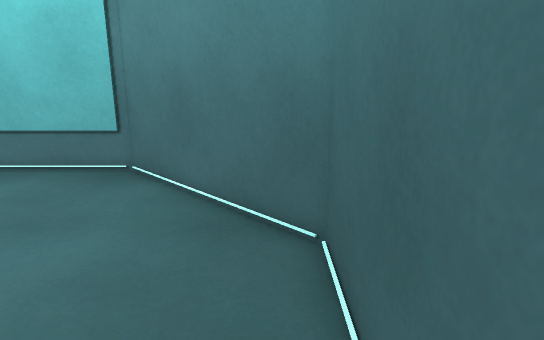
view 1 (above)

12 first-person views from a walk through a 3-D level made in the Unity game engine. The camera is 1.5 m above the floor, tilts 14° down and sees 75° across. The floor is counted in squares, 0.5 m on a side. Each view is taken from the middle of a square. On the plan, view 1 faces up. The plan holds only what a view shows up to about 20 squares ahead; the rest is blank.

view 2
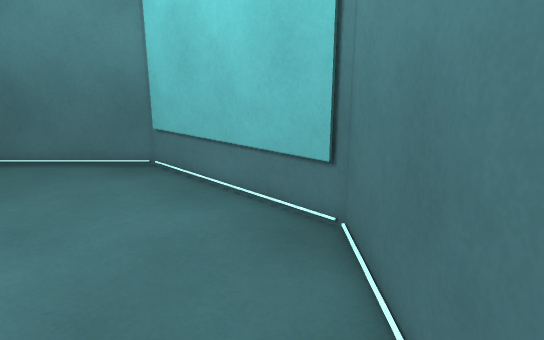

view 3
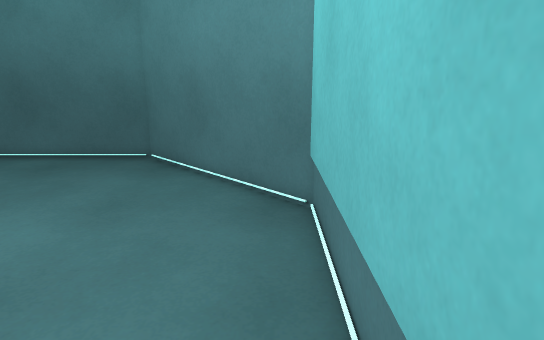

view 4
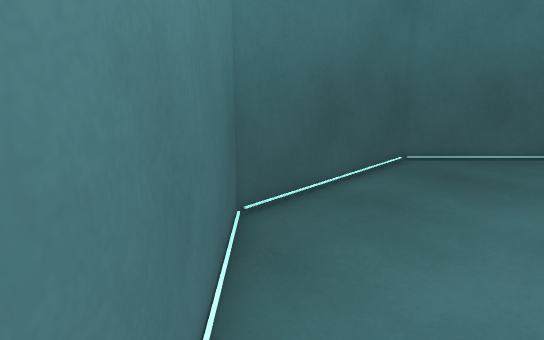

view 5
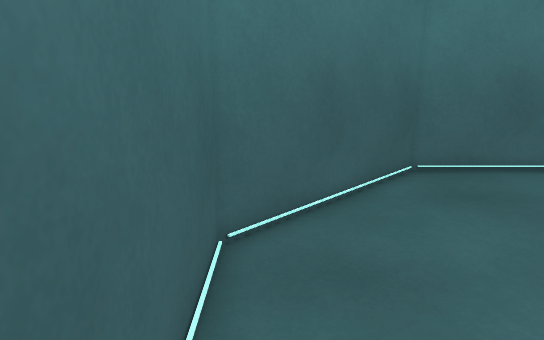

view 6
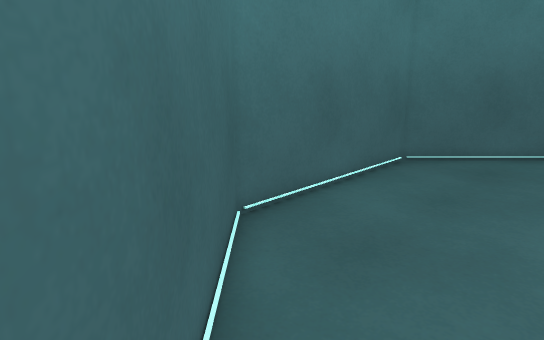

view 7
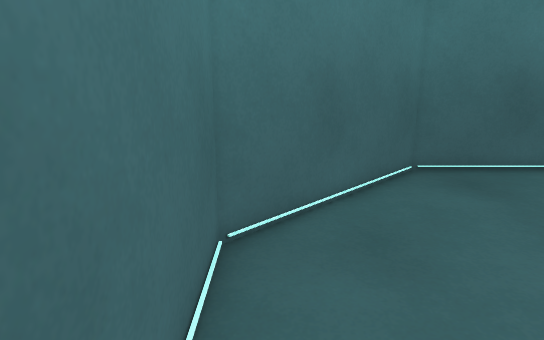

view 8
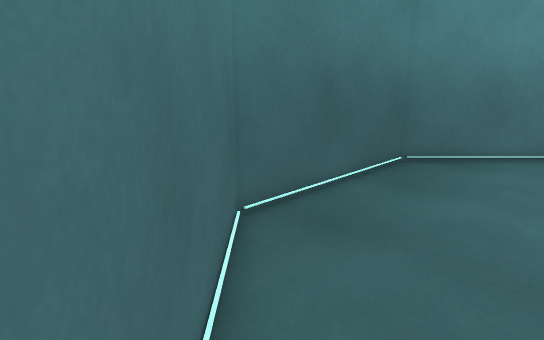

view 9
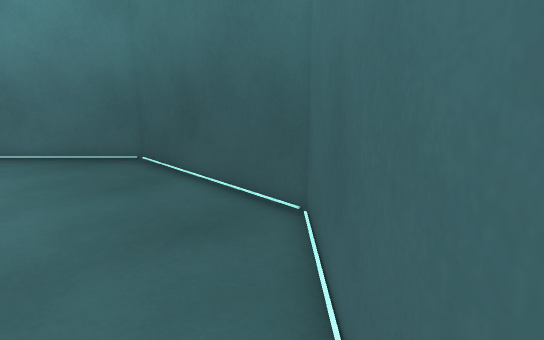

view 10
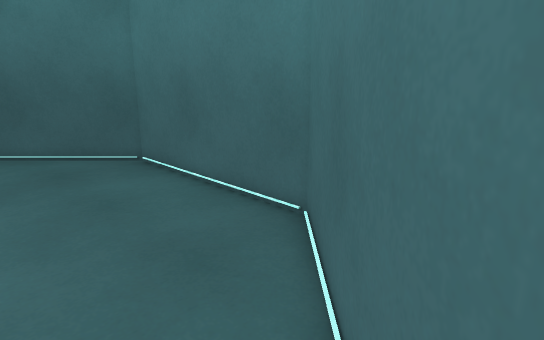

view 11
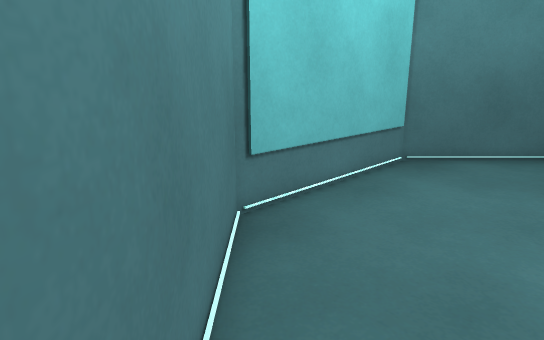

view 12
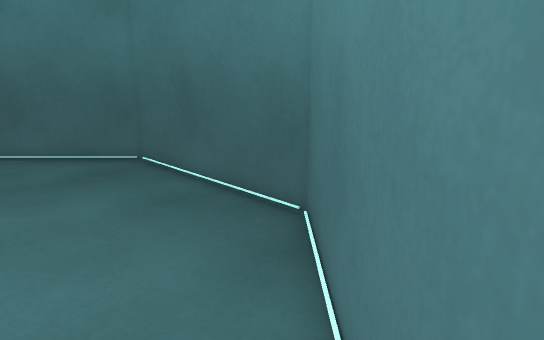

### Floor plan
Points are (right, up) in squares from view 1. A wall is a line through its corners. A room is listed if a view was taken in it or the views show most of it. See-through windows are left out.
Room 1 (views 1, 2, 3, 4, 5, 6, 7, 8, 9, 10, 11, 12)
walls: (-4.8, 11.9) (-13.2, 11.9); (-13.1, 12.1) (-19, 6.1) (-19, -2.1) (-13.1, -8) (-4.9, -8) (1, -2.1) (1, 6.1) (-4.9, 12.1)

Positions as (right, up) in squares from view 1, and headings:
1: (0, 0), facing up
2: (-1, 6), facing up-left
3: (-5, 11), facing left
4: (-5, 11), facing down-right
5: (0, 4), facing down
6: (0, -2), facing down-left
7: (-7, -7), facing left
8: (-13, -7), facing up-left
9: (-5, -7), facing up-right
10: (-18, -2), facing down-right
11: (-18, 6), facing up-right
12: (-13, 11), facing down-left
